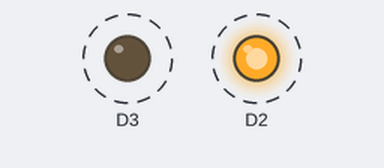
The sketch below on a simulated ESP8266 (NodeMCU). On the bench: output pins drawn as LEDs (lit = HIGH). Dashed ring = blinking. What the sketch prints to the serial monitor is not drawn.

Above: at 0.5 s.
Timing chart, 0 to 4.6 s (numbered marks = the images above):
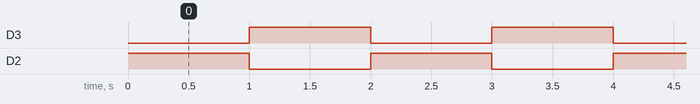

The sketch:

T22-Praktikum_Proyek_Dasar_Led_1_Challenge.ino
```cpp
void setup() {
  // put your setup code here, to run once:
  pinMode(D2, OUTPUT);
  pinMode(D3, OUTPUT);
  Serial.begin(9600);

}

void loop() {
  // put your main code here, to run repeatedly:
  digitalWrite(D2, HIGH);
  Serial.println("LED 1 Menyala");
  delay(1000);
  digitalWrite(D2, LOW);
  digitalWrite(D3, HIGH);
  Serial.println("LED 2 Menyala");
  delay(1000);
  digitalWrite(D3, LOW);
}
```

Measured:
- by itself, D3, D2: alternates HIGH for 1.0 s and LOW for 1.0 s
- by itself, everything shown: repeats every 2.0 s, in 3 steps
